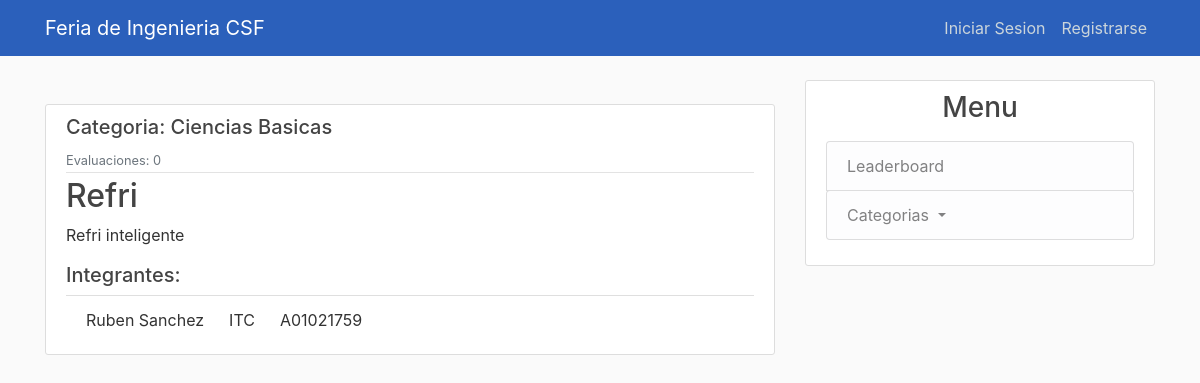
The page /project/1/ on the database as committed earlier.
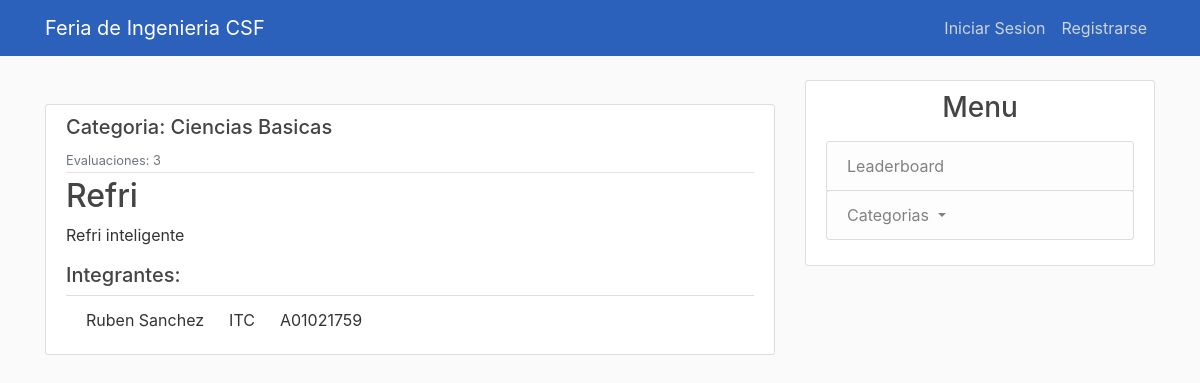
The same page on the database as committed later.
### feria_ing/models.py (models this page shows, shortened)
class Project(models.Model):
    id = models.IntegerField(primary_key=True)
    nombre = models.CharField(max_length=140)
    descripcion = models.TextField()
    categorias = models.ForeignKey(
        Categoria,
        on_delete = models.SET_NULL,
        null = True
    )
    requierements = models.CharField(max_length=140)
    evaluaciones = models.IntegerField()

class Categoria(models.Model):
    abreviacion = models.CharField(max_length=7, primary_key=True)
    nombre = models.CharField(max_length=100)
    num_proyectos = models.IntegerField()
    def __str__(self):
        return self.nombre

### feria_ing/views.py (the view)
# urls.py: path('project/<int:pk>/', ProjectDetailView.as_view(), name="project-detail"),
class ProjectDetailView(DetailView):
    model = Project
    def get_context_data(self, **kwargs):
        context = super(ProjectDetailView, self).get_context_data(**kwargs)
        alum = []
        list_al = Alumno.objects.all()
        prof_list = Profesor.objects.all()
        project_id = self.kwargs['pk']
        ld_user = self.request.user
        self.request.session['pk'] = project_id
        mat = ld_user.username.split('@')[0]
        eva_list =  Evaluacion.objects.all().filter(proyecto = project_id, profesor = mat)
        current_user = None
        for al in list_al:
            if al.matricula == mat:
                current_user = al
            if al.proyecto_id == project_id:
                alum.append(al)
        if current_user:
            type = True #Es alumno
        else:
            type= False #Es prof
        for prof in prof_list:
            if prof.matricula == mat:
                current_user = prof
        if eva_list:
            evaluated = True
        else:
            evaluated = False
        context['alumnos'] = alum
        context['user_current'] = current_user
        context['type'] = type
        context['evaluated'] = evaluated
        return context

### feria_ing/templates/feria_ing/project_detail.html (shortened to what this page needs)
{% extends "feria_ing/base.html" %}
{% block content %}
  <br>
        <article class="media content-section">
          <div class="media-body">
            <div class="article-metadata">
                <h5 class="mr-2"> Categoria:  {{ object.categorias }}</h5>
              <small class="text-muted">Evaluaciones: {{ object.evaluaciones }}</small>
            </div>
            <h2>{{ object.nombre }}</h2>
            <p class="article-content">{{ object.descripcion }}</p>
            <h5>Integrantes: </h5>
            <ul class="list-group list-group-flush">
                {%for alumno in alumnos%}
                <li class="list-group-item">{{alumno.nombres}} {{alumno.apellidos}} &emsp; {{alumno.carrera}}
                    &emsp; {{alumno.matricula}}
                </li>
                {% endfor %}
              </ul>
          </div>
        </article>
{% endblock content %}

Rows that differ between the two databases and show on the page:
changed Project "Refri": evaluaciones "0" → "3"
